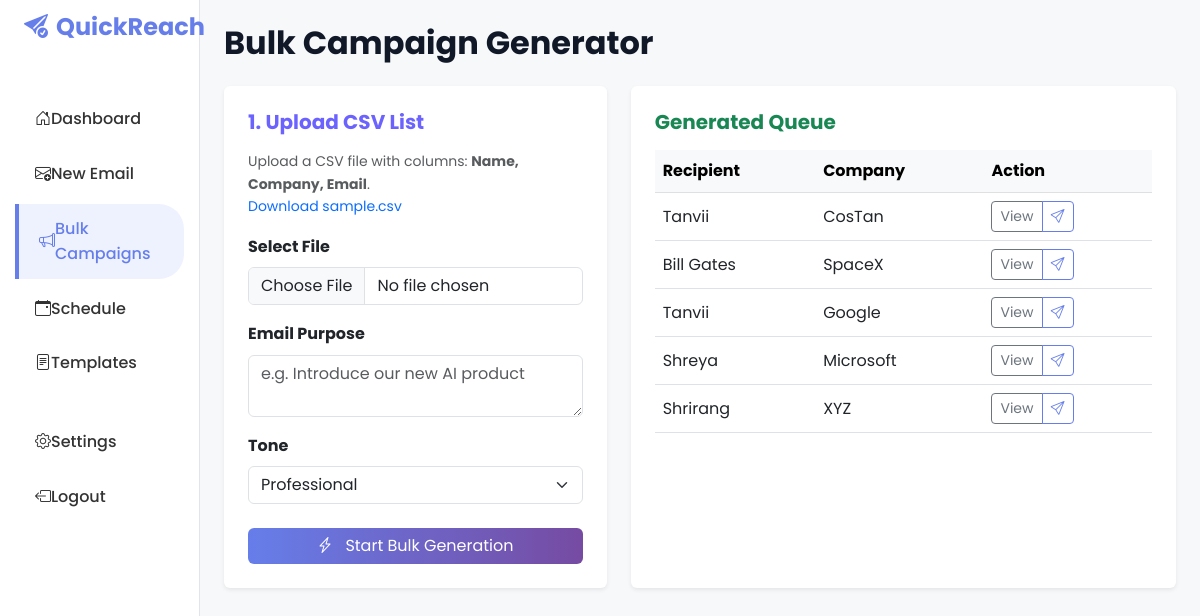
The app's page /bulk/ (signed in) with its own data.
### core/models.py (models this page shows, shortened)
class GeneratedEmail(models.Model):
    user = models.ForeignKey(User, on_delete=models.CASCADE)
    recipient_name = models.CharField(max_length=100)
    company_name = models.CharField(max_length=100)
    recipient_email = models.EmailField(max_length=254, blank=True, null=True)
    email_purpose = models.TextField()
    tone = models.CharField(max_length=50)
    generated_content = models.TextField(blank=True, null=True)
    created_at = models.DateTimeField(auto_now_add=True)
    scheduled_date = models.DateTimeField(null=True, blank=True)
    status = models.CharField(max_length=20, default='Draft') # Options: Draft, Scheduled, Sent

### core/views.py (the view, shortened to what this page needs)
# urls.py: path('bulk/', views.bulk_campaign_view, name='bulk_campaign'),
@login_required(login_url='login')
def bulk_campaign_view(request):
    generated_count = 0
    recent_bulk_emails = []
    recent_bulk_emails = GeneratedEmail.objects.filter(user=request.user).order_by('-created_at')[:5]
    return render(request, 'core/bulk_campaign.html', {
        'generated_count': generated_count,
        'recent_bulk_emails': recent_bulk_emails
    })

### core/templates/core/bulk_campaign.html (shortened to what this page needs)
{% load static %}
<!DOCTYPE html>
<html lang="en">
<head>
    <link href="https://cdn.jsdelivr.net/npm/bootstrap@5.3.0/dist/css/bootstrap.min.css" rel="stylesheet">
    <link rel="stylesheet" href="https://cdn.jsdelivr.net/npm/bootstrap-icons@1.10.5/font/bootstrap-icons.css">
    <link rel="stylesheet" href="{% static 'css/style.css' %}">
</head>
<body>
<div class="container-fluid">
    <div class="row">
        <nav class="col-md-2 d-none d-md-block sidebar p-0">
            <div class="mb-5 px-4 pt-2">
                <a class="navbar-brand fw-bold fs-4 text-dark d-flex align-items-center" href="/">
                    <i class="bi bi-send-check-fill me-2" style="color: #667eea;"></i> QuickReach
                </a>
            </div>
            <div class="position-sticky">
                <ul class="nav flex-column">
                    <li class="nav-item"><a class="nav-link" href="{% url 'dashboard' %}"><i class="bi bi-house-door"></i> Dashboard</a></li>
                    <li class="nav-item"><a class="nav-link" href="{% url 'email_generator' %}"><i class="bi bi-envelope-plus"></i> New Email</a></li>
                    <li class="nav-item"><a class="nav-link active" href="#"><i class="bi bi-megaphone"></i> Bulk Campaigns</a></li>
                    <li class="nav-item"><a class="nav-link" href="{% url 'schedule' %}"><i class="bi bi-calendar-event"></i> Schedule</a></li>
                    <li class="nav-item"><a class="nav-link" href="{% url 'templates' %}"><i class="bi bi-file-text"></i> Templates</a></li>
                    <li class="nav-item mt-4"><a class="nav-link" href="#"><i class="bi bi-gear"></i> Settings</a></li>
                    <li class="nav-item"><a class="nav-link text-danger" href="{% url 'home' %}"><i class="bi bi-box-arrow-left"></i> Logout</a></li>
                </ul>
            </div>
        </nav>
        <main class="col-md-10 ms-sm-auto col-lg-10 px-md-4 py-4">
            <h2 class="fw-bold mb-4">Bulk Campaign Generator</h2>
            <div class="row g-4">
                <div class="col-md-5">
                    <div class="card border-0 shadow-sm p-4">
                        <h5 class="fw-bold text-primary mb-3">1. Upload CSV List</h5>
                        <p class="text-muted small">
                            Upload a CSV file with columns: <strong>Name, Company, Email</strong>.<br>
                            <a href="#" class="text-decoration-none">Download sample.csv</a>
                        </p>
                        <form method="POST" enctype="multipart/form-data">
                            <div class="mb-3">
                                <label class="form-label fw-bold">Select File</label>
                                <input type="file" name="csv_file" class="form-control" accept=".csv" required>
                            </div>
                            <div class="mb-3">
                                <label class="form-label fw-bold">Email Purpose</label>
                                <textarea name="purpose" class="form-control" rows="2" placeholder="e.g. Introduce our new AI product" required></textarea>
                            </div>
                             <div class="mb-4">
                                <label class="form-label fw-bold">Tone</label>
                                <select name="tone" class="form-select">
                                    <option>Professional</option>
                                </select>
                            </div>
                            <button type="submit" class="btn btn-primary w-100" style="background: linear-gradient(to right, #667eea, #764ba2); border:none;">
                                <i class="bi bi-lightning-charge me-2"></i> Start Bulk Generation
                            </button>
                        </form>
                    </div>
                </div>
                <div class="col-md-7">
                    <div class="card border-0 shadow-sm p-4 h-100">
                        <h5 class="fw-bold text-success mb-3">Generated Queue</h5>
                        <div class="table-responsive">
                            <table class="table table-hover align-middle">
                                <thead class="table-light">
                                    <tr>
                                        <th>Recipient</th>
                                        <th>Company</th>
                                        <th>Action</th>
                                    </tr>
                                </thead>
                                <tbody>
                                    {% for email in recent_bulk_emails %}
                                    <tr>
                                        <td>{{ email.recipient_name }}</td>
                                        <td>{{ email.company_name }}</td>
                                        <td>
                                            <div class="btn-group">
                                                <a href="{% url 'email_detail' email.id %}" class="btn btn-sm btn-outline-secondary">
                                                    View
                                                </a>
                                                {% if email.recipient_email %}
                                                    <a href="mailto:{{ email.recipient_email }}?subject=Regarding {{ email.company_name }}&body={{ email.generated_content|urlencode }}"
                                                       class="btn btn-sm btn-outline-primary"
                                                       title="Send to {{ email.recipient_email }}">
                                                        <i class="bi bi-send"></i>
                                                    </a>
                                                {% else %}
                                                    <button class="btn btn-sm btn-outline-light text-muted" disabled title="No email address found">
                                                        <i class="bi bi-send-slash"></i>
                                                    </button>
                                                {% endif %}
                                            </div>
                                        </td>
                                    </tr>
                                    {% empty %}
                                    <tr>
                                        <td colspan="3" class="text-center text-muted py-5">
                                            Upload a file to see results here.
                                        </td>
                                    </tr>
                                    {% endfor %}
                                </tbody>
                            </table>
                        </div>
                    </div>
                </div>
            </div>
        </main>
    </div>
</div>
</body>
</html>

### core/static/css/style.css (style rules this page uses)
* { box-sizing: border-box; }
body { background: #f9fafb; font-family: 'Poppins', sans-serif; color: #4a4a4a; line-height: 1.6; margin: 0; padding: 0; overflow-x: hidden; }
h1, h2, h3, h4, h5, h6 { color: #111827; font-weight: 600; }
p { color: #6b7280; line-height: 1.6; }
a { text-decoration: none; transition: all 0.3s ease; }
.text-primary { color: #6c63ff !important; }
.navbar-brand { font-weight: 700; color: #667eea !important; }
.nav-link { font-weight: 500; color: #333 !important; margin-left: 15px; }
.nav-link:hover, .nav-link.active { color: #667eea !important; }
.btn-primary, .btn-purple-gradient { border: none; background: linear-gradient(to right, #667eea, #764ba2); color: white; position: relative; overflow: hidden; z-index: 1; }
.btn-outline-primary { color: #667eea; border-color: #667eea; }
.sidebar { min-height: 100vh; background-color: #fff; border-right: 1px solid #e1e4e8; padding-top: 20px; }
.sidebar .nav-link { display: flex; align-items: center; padding: 12px 20px; border-radius: 0 25px 25px 0; margin-right: 15px; }
.sidebar .nav-link.active { background-color: #eef2ff; color: #667eea !important; border-left: 4px solid #667eea; }

### core/templates/core/bulk_campaign.html (style rules this page uses)
body { background-color: #f6f8fa; }
.sidebar { min-height: 100vh; background-color: #fff; border-right: 1px solid #e1e4e8; padding-top: 20px; }
.sidebar .nav-link { color: #555; font-weight: 500; padding: 12px 20px; margin-bottom: 5px; display: flex; align-items: center; border-radius: 0 25px 25px 0; margin-right: 15px; }
.sidebar .nav-link.active { background-color: #eef2ff; color: #667eea; border-left: 4px solid #667eea; }

### records on screen
GeneratedEmail: recipient_name "Tanvii", company_name "CosTan"
GeneratedEmail: recipient_name "Bill Gates", company_name "SpaceX"
GeneratedEmail: recipient_name "Tanvii", company_name "Google"
GeneratedEmail: recipient_name "Shreya", company_name "Microsoft"
GeneratedEmail: recipient_name "Shrirang", company_name "XYZ"
